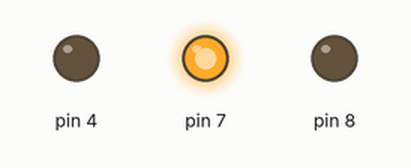
Simulated run of this sketch. Board: Arduino Uno, built with avr-gcc and run on an emulated ATmega328P. Shown: output pins drawn as LEDs (lit = HIGH).

Above: at 0.05 s.
At 0.75 s:
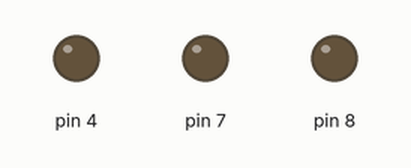
At 1.45 s:
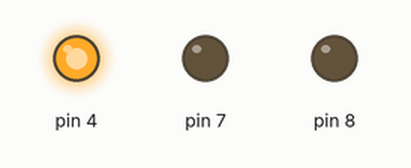
At 2.85 s:
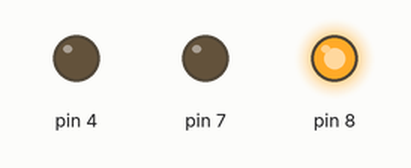
Timing chart, 0 to 3.1 s (numbered marks = the images above):
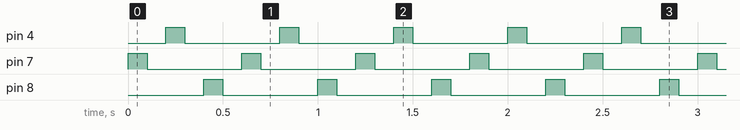

Measured:
- by itself, pin 4, pin 7, pin 8: alternates HIGH for 0.10 s and LOW for 0.50 s

The sketch:

led.ino
```cpp
void setup() {
  // put your setup code here, to run once:
  pinMode(8,OUTPUT);
 pinMode(7,OUTPUT);
  pinMode(4,OUTPUT);
}

void loop() {
  // put your main code here, to run repeatedly:
   ledw(7);
   ledw(4);
   ledw(8);
}
void ledw(int pinNumber){
  digitalWrite(pinNumber,HIGH);
   delay(100);
  digitalWrite(pinNumber,LOW);
   delay(100);

}
```
